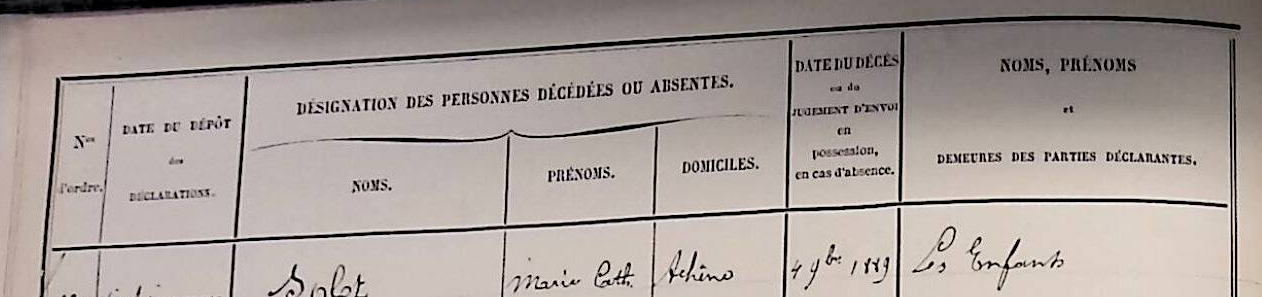
#> input picture examples/table_00_left.png, 1262 x 297 px
$ python -i img_util.py   (imports and definitions only)
#> lines starting #> are read from the running program, lines starting #| are printed output that depends on the picture; after the words box and inside, x2 and y2 are one past the last pixel; in counts of white or black regions, pixels touching at a corner belong together
import cv2 as cv
from skimage.filters import threshold_sauvola
import numpy as np

from .constants import WINDOW


# [45 lines left out: function show, not called in this run]


def vertical_edges(img, x=6):
    canny = cv.Canny(img, 50, 255, None)

    vertical = cv.morphologyEx(canny, cv.MORPH_DILATE, np.ones((1, x)))
    vertical = cv.morphologyEx(vertical, cv.MORPH_ERODE, np.ones((x, 1)))
    vertical = cv.morphologyEx(vertical, cv.MORPH_ERODE, np.ones((x, x)))

    return vertical


# [9 lines left out: function horizontal_edges, not called in this run]


def ensure_gray(img):
    if len(img.shape) == 3 and img.shape[2] == 3:
        img = cv.cvtColor(img, cv.COLOR_BGR2GRAY)

    return img


# [4 lines left out: function clahe, not called in this run]


def blur(img, blur_size: int = 7):
    return cv.GaussianBlur(img, (blur_size, blur_size), 0)


# [7 lines left out: function clahe_otsu, not called in this run]


def sauvola(img, k: float = 0.04, window_size: int = 15):
    gray = ensure_gray(img)
    sauvola_thresh = threshold_sauvola(gray, window_size=window_size, k=k)
    binary_sauvola = (gray > sauvola_thresh).astype(np.uint8) * 255
    binary_sauvola = cv.bitwise_not(binary_sauvola)

    return binary_sauvola


def _rm_v_edges(img):
    edges = vertical_edges(img, x=8)
    edges_n = cv.bitwise_not(edges)

    img = cv.bitwise_not(img)
    masked = cv.bitwise_and(img, img, mask=edges_n, dst=None)
    masked = cv.bitwise_not(masked)

    masked = cv.dilate(masked, np.ones((2, 2), dtype=np.uint8))

    return masked


def text_presence_score(img) -> float:
    img = sauvola(img)
    masked = _rm_v_edges(img)

    black_pixels_fraction = np.sum(masked == 0) / masked.size

    return min((black_pixels_fraction - 0.020) / 0.1, 1)

>>> import cv2
>>> picture = cv2.imread('../../examples/table_00_left.png')
#> picture is the input picture: shape (297, 1262, 3); mean B, G, R 154.9, 159.1, 169.3
>>> result = text_presence_score(picture)
#> in sauvola, `sauvola_thresh = threshold_sauvola(gray, window_size=window_size, k=k)`:
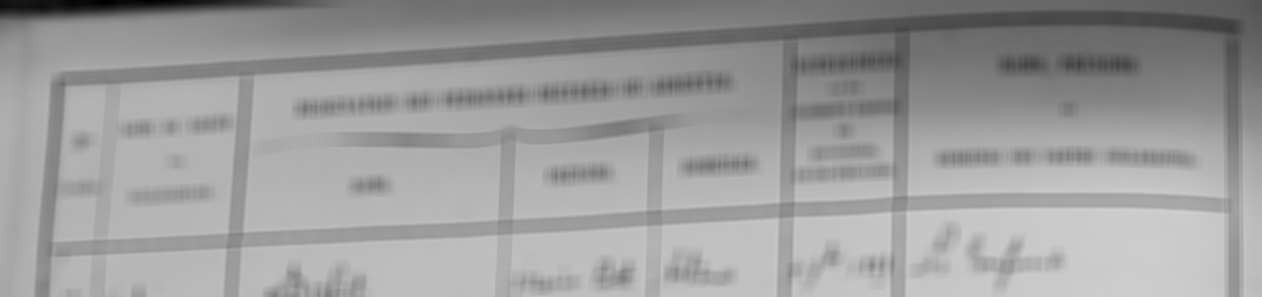
#> sauvola_thresh: shape (297, 1262) float64; min 0.64, max 207.6, mean 156.4
#> in sauvola, `binary_sauvola = (gray > sauvola_thresh).astype(np.uint8) * 255`:
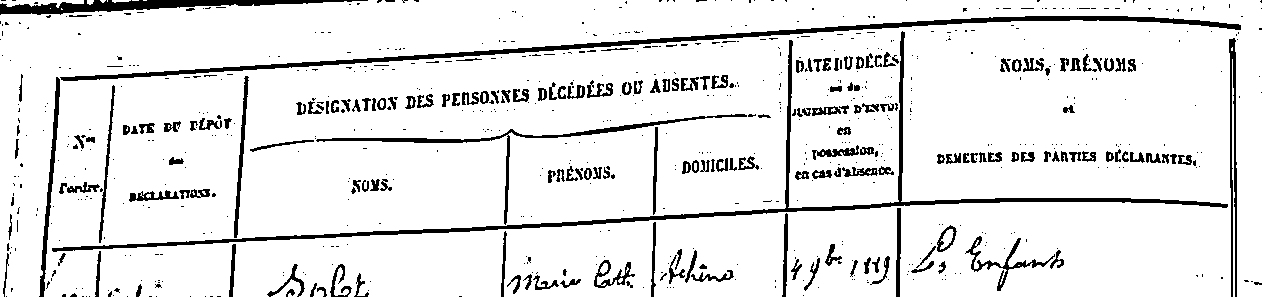
#> binary_sauvola: shape (297, 1262); 90.5% white; 792 black regions (603 under 20 px), largest, box (x1, y1, x2, y2) and area: (52, 31, 1228, 252) 5799, (60, 16, 1241, 81) 5287, (0, 0, 368, 15) 2425
#> in vertical_edges, `canny = cv.Canny(img, 50, 255, None)`:
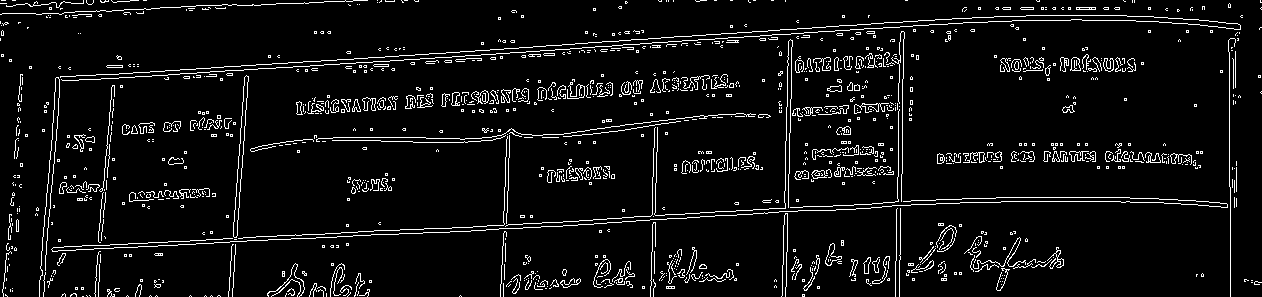
#> canny: shape (297, 1262); 6.1% white in thin lines or dots
#> in vertical_edges, `vertical = cv.morphologyEx(canny, cv.MORPH_DILATE, np.ones((1, x)))`:
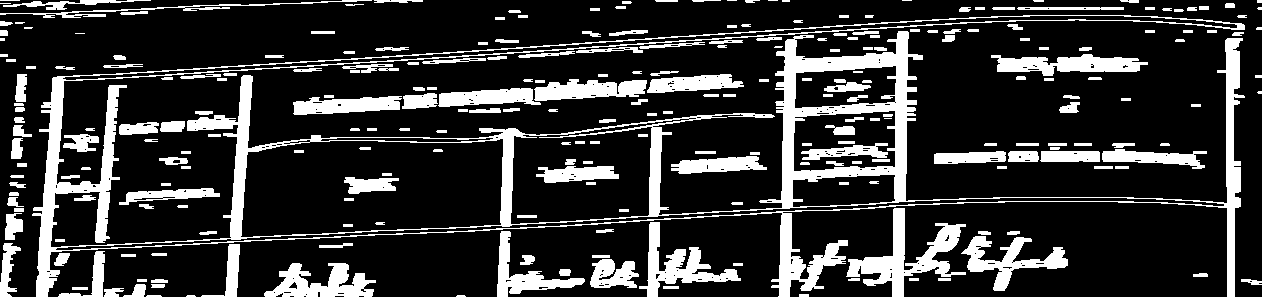
#> vertical: shape (297, 1262); 20.2% white; 265 white regions (17 under 20 px), largest, box (x1, y1, x2, y2) and area: (32, 15, 1245, 297) 31256, (846, 208, 966, 297) 3310, (639, 222, 741, 297) 2286
#> in vertical_edges, `vertical = cv.morphologyEx(vertical, cv.MORPH_ERODE, np.ones((x, 1)))`:
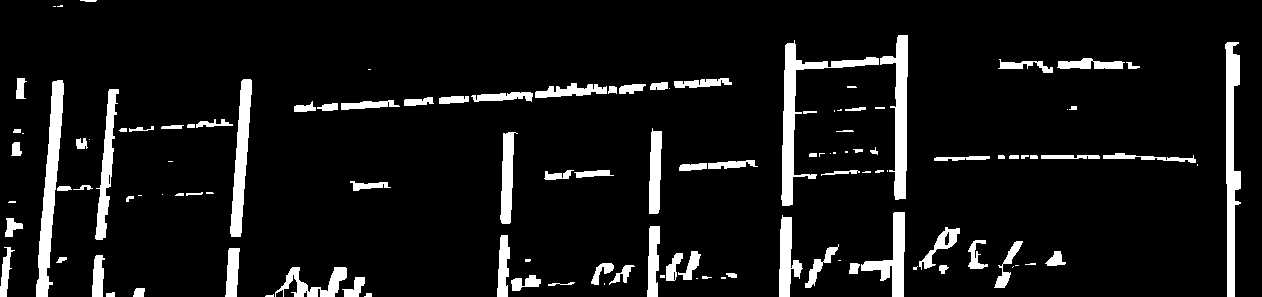
#> vertical: shape (297, 1262); 8.4% white; 121 white regions (33 under 20 px), largest, box (x1, y1, x2, y2) and area: (781, 40, 879, 206) 2537, (36, 80, 64, 297) 2515, (1225, 42, 1241, 297) 2383
#> in vertical_edges, `vertical = cv.morphologyEx(vertical, cv.MORPH_ERODE, np.ones((x, x)))`:
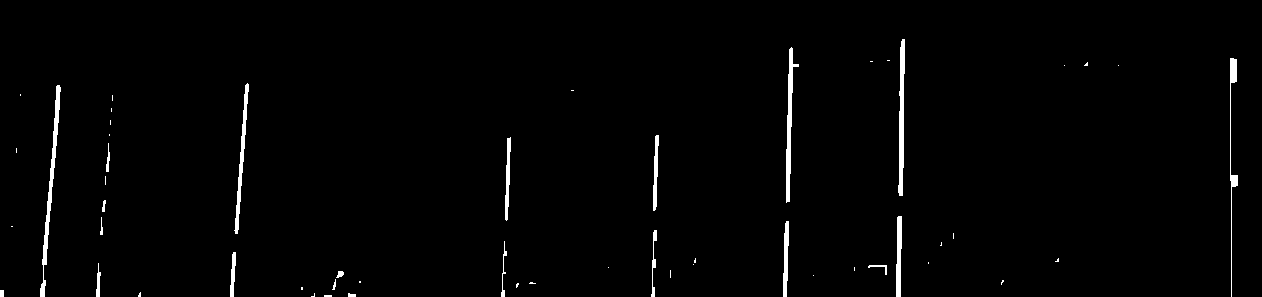
#> vertical: shape (297, 1262); 1.5% white; 53 white regions (32 under 20 px), largest, box (x1, y1, x2, y2) and area: (40, 85, 61, 297) 832, (898, 39, 905, 196) 723, (786, 47, 799, 203) 691
#> in _rm_v_edges, `masked = cv.bitwise_and(img, img, mask=edges_n, dst=None)`: masked: shape (297, 1262); 90.1% white; 785 black regions (602 under 20 px), largest, box (x1, y1, x2, y2) and area: (52, 31, 1228, 252) 6196, (60, 16, 1241, 81) 5287, (0, 0, 368, 15) 2425
#> in _rm_v_edges, `masked = cv.dilate(masked, np.ones((2, 2), dtype=np.uint8))`:
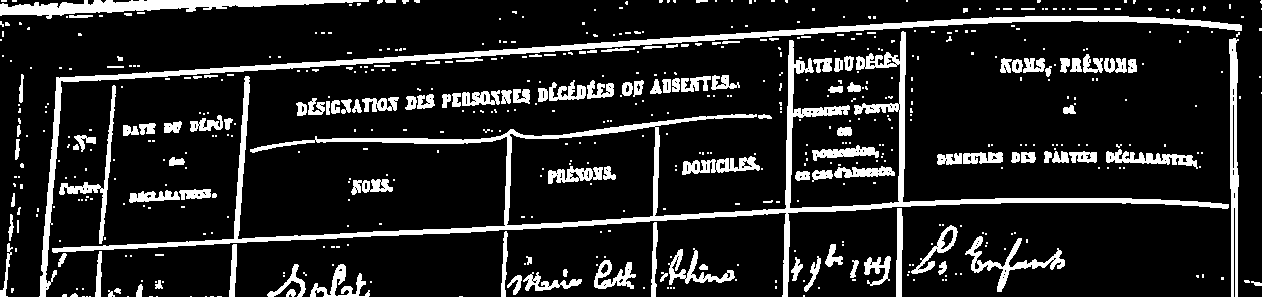
#> masked: shape (297, 1262); 13.9% white; 592 white regions (452 under 20 px), largest, box (x1, y1, x2, y2) and area: (52, 31, 1229, 297) 13506, (39, 16, 1242, 297) 7905, (0, 0, 369, 19) 2971
#> in text_presence_score, `black_pixels_fraction = np.sum(masked == 0) / masked.size`: black_pixels_fraction = 0.861
#> result = 1

$ run again, on examples/table_00_right.png
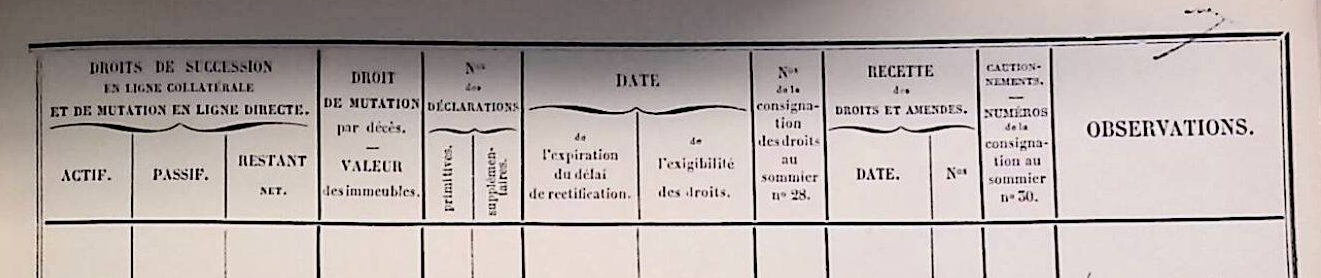
#> input picture examples/table_00_right.png, 1321 x 278 px
#> picture is the input picture: shape (278, 1321, 3); mean B, G, R 170.8, 173.3, 183.6
#> in sauvola, `binary_sauvola = (gray > sauvola_thresh).astype(np.uint8) * 255`:
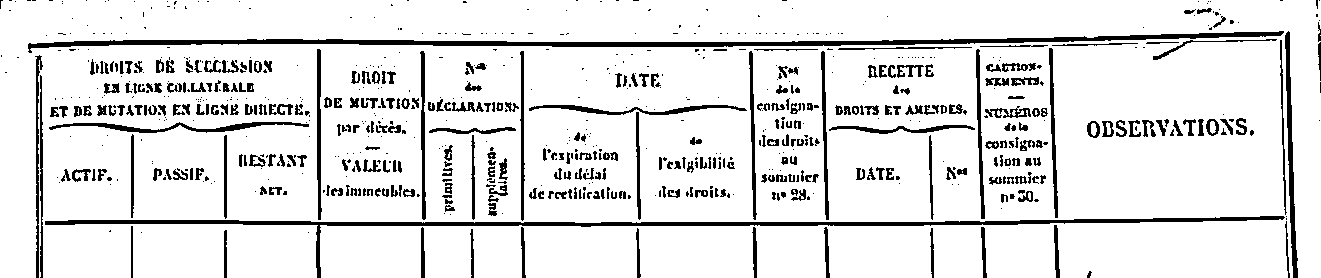
#> binary_sauvola: shape (278, 1321); 88.9% white; 791 black regions (447 under 20 px), largest, box (x1, y1, x2, y2) and area: (28, 31, 1284, 53) 5777, (45, 216, 1285, 278) 4997, (1285, 31, 1298, 278) 1141
#> canny: shape (278, 1321); 7.2% white in thin lines or dots
#> edges_n: shape (278, 1321); 97% white; 44 black regions (15 under 20 px), largest, box (x1, y1, x2, y2) and area: (1280, 39, 1299, 278) 2463, (317, 56, 322, 214) 743, (36, 65, 44, 278) 733
#> in _rm_v_edges, `masked = cv.dilate(masked, np.ones((2, 2), dtype=np.uint8))`:
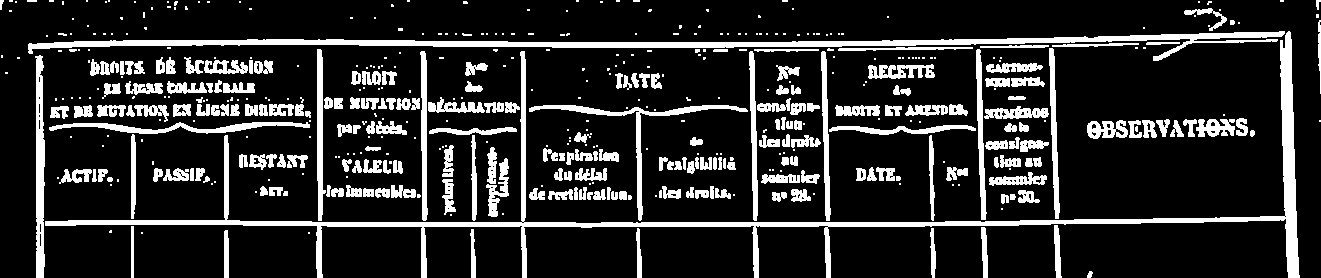
#> masked: shape (278, 1321); 16.6% white; 502 white regions (280 under 20 px), largest, box (x1, y1, x2, y2) and area: (45, 31, 1300, 278) 11510, (28, 31, 1285, 61) 7478, (35, 55, 45, 278) 1679
#> black_pixels_fraction = 0.834
#> result = 1

$ run again, on examples/test.png
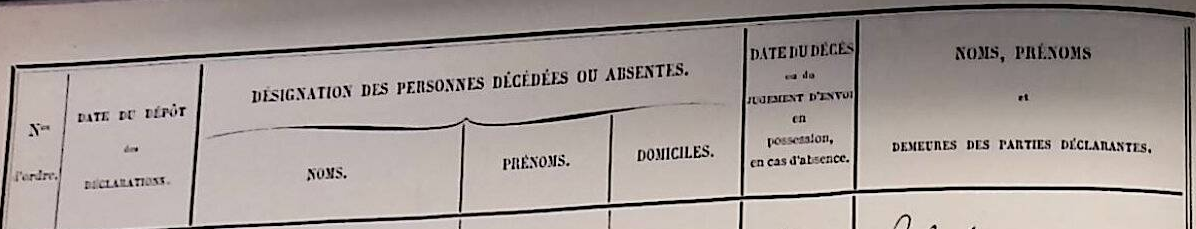
#> input picture examples/test.png, 1196 x 229 px
#> picture is the input picture: shape (229, 1196, 3); mean B, G, R 152.1, 155.6, 165.3
#> in sauvola, `binary_sauvola = (gray > sauvola_thresh).astype(np.uint8) * 255`:
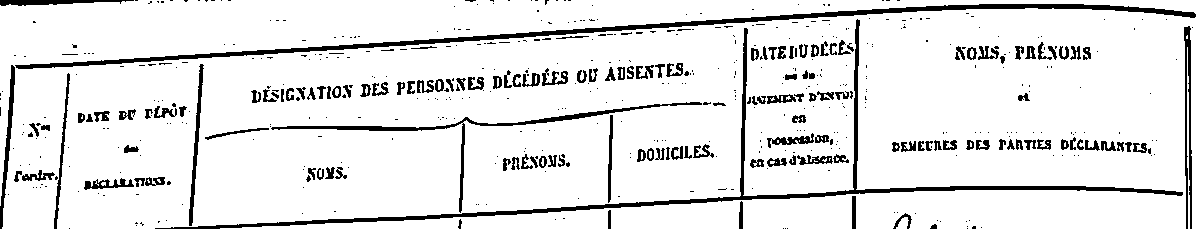
#> binary_sauvola: shape (229, 1196); 90.1% white; 583 black regions (435 under 20 px), largest, box (x1, y1, x2, y2) and area: (15, 4, 1196, 69) 5287, (155, 19, 1183, 229) 5176, (271, 102, 702, 213) 1692
#> canny: shape (229, 1196); 6.4% white in thin lines or dots
#> edges_n: shape (229, 1196); 98.5% white; 25 black regions (12 under 20 px), largest, box (x1, y1, x2, y2) and area: (853, 27, 860, 184) 723, (0, 73, 16, 229) 718, (741, 35, 754, 191) 691
#> in _rm_v_edges, `masked = cv.dilate(masked, np.ones((2, 2), dtype=np.uint8))`:
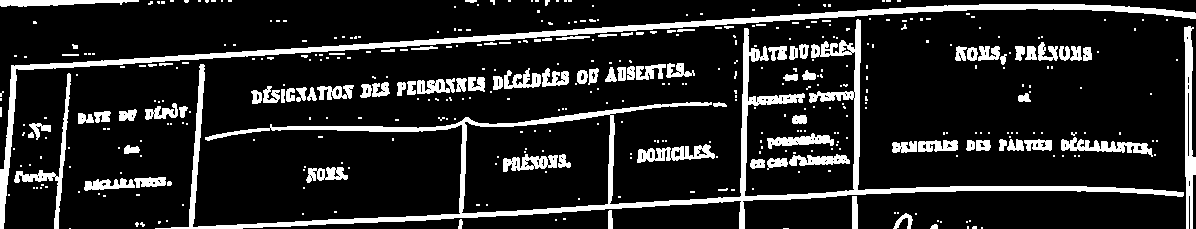
#> masked: shape (229, 1196); 14.4% white; 436 white regions (335 under 20 px), largest, box (x1, y1, x2, y2) and area: (155, 19, 1184, 229) 12348, (0, 4, 1196, 229) 7534, (1184, 26, 1196, 229) 1417
#> black_pixels_fraction = 0.856
#> result = 1
